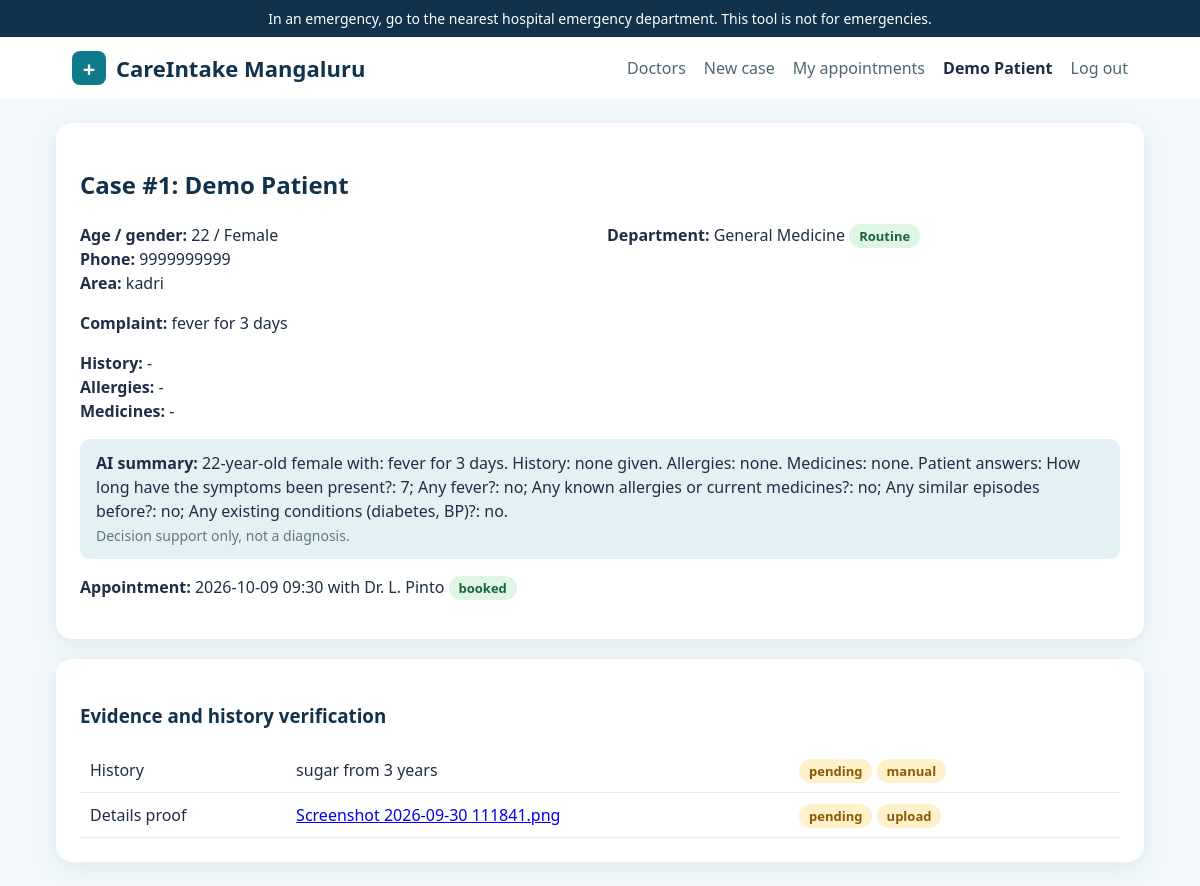
Screenshot of /case/1 (signed in) with the database file from the repository.
### tables this page shows
CREATE TABLE users(id integer primary key,role text,name text,email text,phone text,pw text,hospital_id integer,verified integer default 0,fails integer default 0,locked real default 0,unique(email,role));

CREATE TABLE cases(id integer primary key,patient_id integer,name text,age integer,gender text,phone text,area text,complaint text,history text,allergies text,meds text,ai text,dept text,urgency text,created text default current_timestamp);

CREATE TABLE appts(id integer primary key,case_id integer,patient_id integer,doctor_id integer,day text,slot text,status text default 'booked',created text default current_timestamp);

CREATE TABLE evidence(id integer primary key,case_id integer,kind text,method text,fname text,orig text,note text,status text default 'pending',checked_by integer,created text default current_timestamp);

### backend/app.py (the view, shortened to what this page needs)
@app.route("/case/<int:cid>")
@need("patient", "doctor", "hospital")
def case_view(cid):
    c = q("select * from cases where id=?", (cid,), True) or abort(404)
    if not can_view(c): abort(403)
    log("view_case", str(cid))
    share_docs, shares = [], []
    if current()["role"] == "doctor":
        me_id = my_doc()["id"]
        share_docs = q("select d.id,u.name,d.dept,h.name hname from doctors d join users u on u.id=d.user_id join hospitals h on h.id=d.hospital_id where d.active=1 and d.id!=? order by h.name,d.dept,u.name", (me_id,))
    return render_template("case_view.html", c=c, share_docs=share_docs, shares=shares, ai=json.loads(c["ai"]) if c["ai"] else None,
                           items=q("select * from evidence where case_id=? order by id", (cid,)),
                           appts=q("select a.*,u.name dname from appts a join doctors d on d.id=a.doctor_id join users u on u.id=d.user_id where a.case_id=?", (cid,)))

### backend/app.py (called while the page is built, shortened)
def db():
    if "db" not in g:
        g.db = sqlite3.connect(DB)
        g.db.row_factory = sqlite3.Row
    return g.db

def q(sql, a=(), one=False):
    r = db().execute(sql, a)
    return r.fetchone() if one else r.fetchall()

def ex(sql, a=()):
    c = db().execute(sql, a); db().commit(); return c.lastrowid

def log(action, detail=""):
    u = current()
    ex("insert into audit(uid,action,detail) values(?,?,?)", (u["id"] if u else None, action, detail))

def current():
    if "user" not in g:
        g.user = q("select * from users where id=?", (session["uid"],), True) if session.get("uid") else None
    return g.user

@app.before_request
def guard():
    session.permanent = True
    if "csrf" not in session: session["csrf"] = secrets.token_hex(16)
    if request.method == "POST" and not hmac.compare_digest(request.form.get("csrf", ""), session["csrf"]):
        abort(400)

@app.after_request
def headers(r):
    r.headers.update({"X-Content-Type-Options": "nosniff", "X-Frame-Options": "DENY", "Referrer-Policy": "same-origin",
        "Content-Security-Policy": "default-src 'self'; img-src 'self' data:; frame-ancestors 'none'; form-action 'self'",
        "Cache-Control": "no-store"})
    return r

@app.context_processor
def inject():
    u = current()
    nn = q("select count(*) n from notifications where user_id=? and seen=0", (u["id"],), True)["n"] if u and u["role"] == "doctor" else 0
    return dict(csrf=session.get("csrf"), me=u, today=date.today().isoformat(), notif_n=nn)

def need(*roles):
    def deco(f):
        @wraps(f)
        def w(*a, **k):
            u = current()
            if not u: return redirect(url_for(LOGIN_EP[roles[0]]))
            if u["role"] not in roles: abort(403)
            return f(*a, **k)
        return w
    return deco

def can_view(c):
    u = current()
    if u["role"] == "patient": return c["patient_id"] == u["id"]

### frontend/templates/case_view.html (shortened to what this page needs)
{% extends 'base.html' %}{% block body %}
<div class="card"><h2>Case #{{ c.id }}: {{ c.name }}</h2>
<div class="row"><div><strong>Age / gender:</strong> {{ c.age }} / {{ c.gender }}<br><strong>Phone:</strong> {{ c.phone }}<br><strong>Area:</strong> {{ c.area or '-' }}</div>
<div><strong>Department:</strong> {{ c.dept or '-' }} {% if c.urgency %}<span class="badge {{ c.urgency }}">{{ c.urgency }}</span>{% endif %}</div></div>
<p><strong>Complaint:</strong> {{ c.complaint }}</p><p><strong>History:</strong> {{ c.history or '-' }}<br><strong>Allergies:</strong> {{ c.allergies or '-' }}<br><strong>Medicines:</strong> {{ c.meds or '-' }}</p>
{% if ai %}<div class="flash"><strong>AI summary:</strong> {{ ai.summary }}<br><span class="muted">Decision support only, not a diagnosis.</span></div>{% endif %}
{% for a in appts %}<p><strong>Appointment:</strong> {{ a.day }} {{ a.slot }} with {{ a.dname }} <span class="badge {{ a.status }}">{{ a.status }}</span></p>{% endfor %}</div>
<div class="card"><h3>Evidence and history verification</h3>{% if not items %}<p class="muted">No evidence added.</p>{% endif %}
<div class="tablewrap"><table>{% for e in items %}<tr><td>{{ 'Details proof' if e.kind == 'identity' else 'History' }}</td>
<td>{% if e.fname %}<a href="{{ url_for('evidence_file', eid=e.id) }}" target="_blank">{{ e.orig }}</a>{% endif %} {{ e.note }}</td>
<td><span class="badge {{ e.status }}">{{ e.status }}</span> <span class="badge manual">{{ e.method }}</span></td>
<td></td></tr>{% endfor %}</table></div></div>{% endblock %}

### frontend/templates/base.html
<!doctype html><html lang="en"><head><meta charset="utf-8"><meta name="viewport" content="width=device-width,initial-scale=1">
<title>CareIntake Mangaluru</title><link rel="stylesheet" href="{{ url_for('static', filename='style.css') }}"></head><body>
<div class="bar">In an emergency, go to the nearest hospital emergency department. This tool is not for emergencies.</div>
<header><a class="brand" href="{{ url_for('home') }}"><span class="logo">+</span>CareIntake Mangaluru</a><nav><a href="{{ url_for('doctors_page') }}">Doctors</a>
{% if me %}
  {% if me.role == 'patient' %}<a href="{{ url_for('case_new') }}">New case</a><a href="{{ url_for('dashboard') }}">My appointments</a>
  {% elif me.role == 'doctor' %}<a href="{{ url_for('doctor_home') }}">Doctor portal{% if notif_n %} <span class="nbadge">{{ notif_n }}</span>{% endif %}</a>
  {% else %}<a href="{{ url_for('hospital_home') }}">Hospital portal</a>{% endif %}
  <strong>{{ me.name }}</strong>
  <form class="inline" method="post" action="{{ url_for('logout') }}"><input type="hidden" name="csrf" value="{{ csrf }}"><button class="link">Log out</button></form>
{% else %}
  <a href="{{ url_for('home') }}">Patient sign in</a><a href="{{ url_for('admin_login') }}">Admin login</a>
{% endif %}</nav></header>
<main>{% for c, m in get_flashed_messages(with_categories=true) %}<div class="flash {{ c }}">{{ m }}</div>{% endfor %}
{% block body %}{% endblock %}</main><script src="{{ url_for('static', filename='app.js') }}"></script></body></html>

### frontend/static/style.css (style rules this page uses)
:root { --b:#0f7a8a;--d:#12314a;--bg:#f2f8fa;--t:#1f2d47 }
* { box-sizing:border-box }
body { margin:0;font-family:system-ui,"Segoe UI",sans-serif;background:var(--bg);color:var(--t);line-height:1.5 }
.bar { background:var(--d);color:#fff;text-align:center;padding:8px;font-size:14px }
header { display:flex;justify-content:space-between;align-items:center;padding:14px 6%;background:#fff;flex-wrap:wrap;gap:8px }
.brand { font-weight:700;font-size:22px;color:var(--d);text-decoration:none;display:flex;gap:10px;align-items:center }
.logo { background:var(--b);color:#fff;border-radius:8px;width:34px;height:34px;display:grid;place-items:center }
nav { display:flex;gap:18px;align-items:center;flex-wrap:wrap }
nav a { color:#4d6673;text-decoration:none }
main { max-width:1120px;margin:24px auto;padding:0 16px }
.card { background:#fff;border-radius:16px;padding:24px;margin-bottom:20px;box-shadow:0 6px 24px #0f7a8a18 }
h1,h2,h3 { color:var(--d) }
.row { display:grid;grid-template-columns:1fr 1fr;gap:14px }
.btn,button { background:var(--b);color:#fff;border:0;border-radius:10px;padding:11px 20px;font:inherit;font-weight:600;cursor:pointer;text-decoration:none;display:inline-block }
button.link { background:none;color:#4d6673;padding:0;font-weight:400 }
form.inline { display:inline }
table { width:100%;border-collapse:collapse }
th,td { text-align:left;padding:10px;border-bottom:1px solid #e3ebf7;vertical-align:top }
.tablewrap { overflow-x:auto }
.badge { padding:3px 10px;border-radius:99px;font-size:13px;font-weight:600;background:#dff5e6;color:#17663a;white-space:nowrap }
.badge.Soon,.badge.pending,.badge.manual { background:#fff1cc;color:#8a5a00 }
.flash { padding:12px 16px;border-radius:10px;margin-bottom:14px;background:#e3f1f4 }
.muted { color:#5f7783;font-size:14px }

### rows the page displays
users: name "Demo Patient"
cases: id "1", name "Demo Patient", age "22", gender "Female", phone "9999999999", area "kadri", dept "General Medicine", urgency "Routine", complaint "fever for 3 days", history "-", allergies "-", meds "-"
appts: day "2026-10-09", slot "09:30", dname "Dr. L. Pinto", status "booked"
evidence: kind "History", note "sugar from 3 years", status "pending", method "manual"
evidence: kind "Details proof", orig "Screenshot 2026-09-30 111841.png", status "pending", method "upload"
